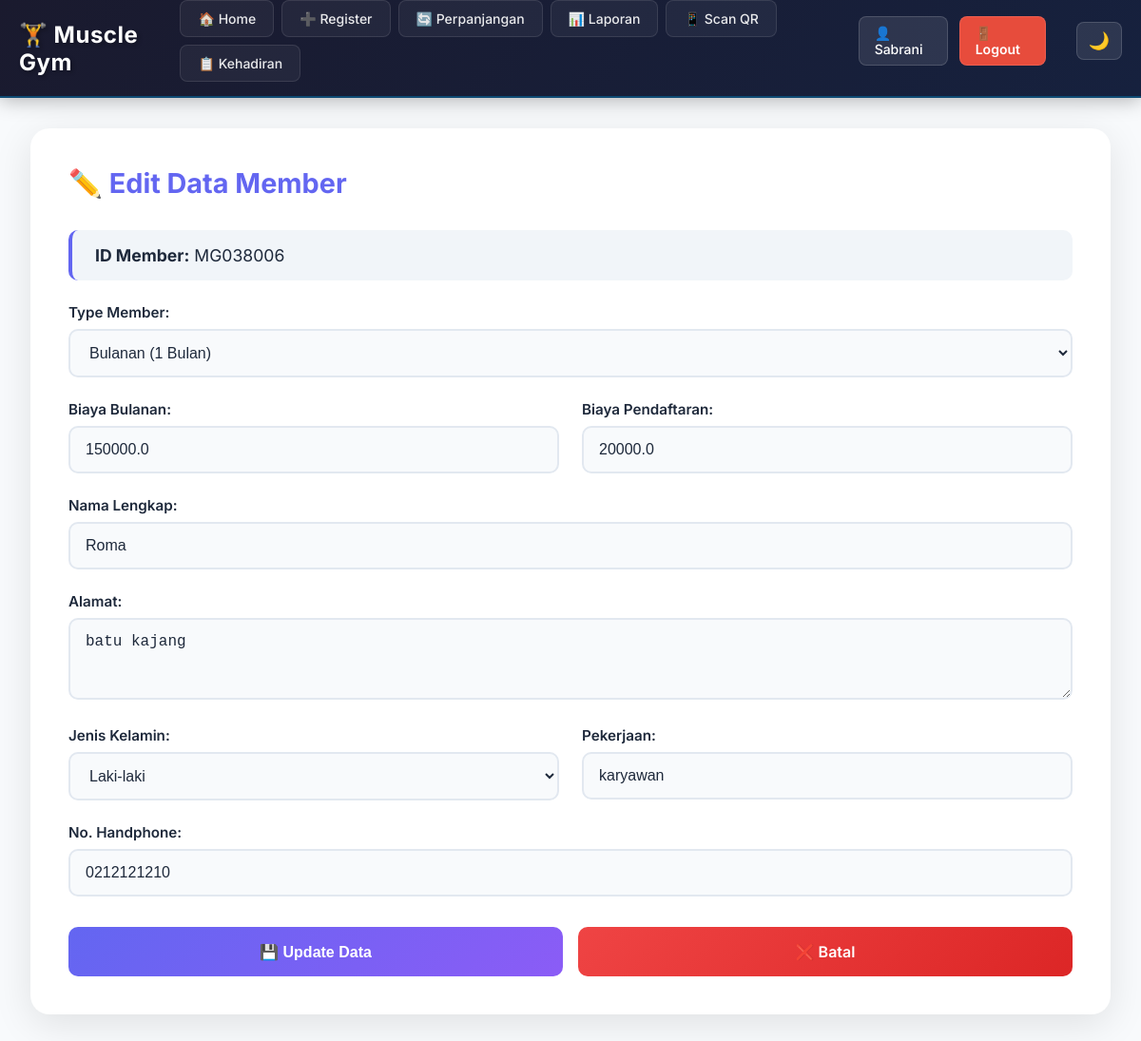
Page /edit/MG038006 (signed in) on the committed database.
### models.py (models this page shows, shortened)
class Member(db.Model):
    __tablename__ = 'members'
    id = db.Column(db.Integer, primary_key=True)
    member_id = db.Column(db.String(20), unique=True, nullable=False)
    tanggal_daftar = db.Column(db.DateTime, nullable=False, default=datetime.now)
    tanggal_expire = db.Column(db.DateTime, nullable=False)
    type_member = db.Column(db.String(50), nullable=False)
    biaya_bulanan = db.Column(db.Float, nullable=False)
    biaya_pendaftaran = db.Column(db.Float, nullable=False)
    total = db.Column(db.Float, nullable=False)
    nama = db.Column(db.String(100), nullable=False)
    alamat = db.Column(db.Text, nullable=False)
    jenis_kelamin = db.Column(db.String(20), nullable=False)
    pekerjaan = db.Column(db.String(100), nullable=False)
    no_handphone = db.Column(db.String(20), nullable=False)

### app.py (the view, shortened to what this page needs)
@app.route('/edit/<member_id>', methods=['GET', 'POST'])
@login_required
def edit_member(member_id):
    try:
        member = Member.query.filter_by(member_id=member_id).first()
        if not member:
            flash('Member tidak ditemukan!', 'error')
            return redirect(url_for('index'))
        return render_template('edit.html', member=member)
    except Exception as e:
        print(f"Error in edit_member: {e}")
        return f"<h1>Error: {str(e)}</h1><p><a href='/'>Back to Home</a></p>"

### app.py (called while the page is built)
def login_required(f):
    @wraps(f)
    def decorated_function(*args, **kwargs):
        if 'user_id' not in session:
            flash('Silakan login terlebih dahulu!', 'error')
            return redirect(url_for('login'))
        return f(*args, **kwargs)
    return decorated_function

### templates/edit.html (shortened to what this page needs)
<!DOCTYPE html>
<html lang="id">
<head>
    <link rel="stylesheet" href="{{ url_for('static', filename='style.css') }}">
</head>
<body>
    <nav>
        <div class="nav-container">
            <h1>🏋️ Muscle Gym</h1>
            <div class="nav-content">
                <ul>
                    <li><a href="{{ url_for('index') }}">🏠 Home</a></li>
                    <li><a href="{{ url_for('register') }}">➕ Register</a></li>
                    <li><a href="{{ url_for('perpanjangan') }}">🔄 Perpanjangan</a></li>
                    <li><a href="{{ url_for('laporan') }}">📊 Laporan</a></li>
                    <li><a href="{{ url_for('scan_qrcode') }}">📱 Scan QR</a></li>
                    <li><a href="{{ url_for('attendance_list') }}">📋 Kehadiran</a></li>
                </ul>
                <div class="user-info">
                    <a href="{{ url_for('profile') }}" class="user-name">👤 {{ session.nama_lengkap }}</a>
                    <a href="{{ url_for('logout') }}" class="btn-logout">🚪 Logout</a>
                </div>
                <button class="theme-toggle" onclick="toggleTheme()">
                    <span id="theme-icon">🌙</span>
                </button>
            </div>
        </div>
    </nav>
    <div class="container">
        <div class="form-container">
            <h2>✏️ Edit Data Member</h2>
            <div class="info-badge">
                <strong>ID Member:</strong> {{ member.member_id }}
            </div>
            <form method="POST" action="{{ url_for('edit_member', member_id=member.member_id) }}">
                <div class="form-group">
                    <label>Type Member:</label>
                    <select name="type_member" required>
                        <option value="bulanan" {% if member.type_member == 'bulanan' %}selected{% endif %}>Bulanan (1 Bulan)</option>
                    </select>
                </div>
                <div class="form-row">
                    <div class="form-group">
                        <label>Biaya Bulanan:</label>
                        <input type="number" name="biaya_bulanan" step="0.01" value="{{ member.biaya_bulanan }}" required>
                    </div>
                    <div class="form-group">
                        <label>Biaya Pendaftaran:</label>
                        <input type="number" name="biaya_pendaftaran" step="0.01" value="{{ member.biaya_pendaftaran }}" required>
                    </div>
                </div>
                <div class="form-group">
                    <label>Nama Lengkap:</label>
                    <input type="text" name="nama" value="{{ member.nama }}" required>
                </div>
                <div class="form-group">
                    <label>Alamat:</label>
                    <textarea name="alamat" rows="3" required>{{ member.alamat }}</textarea>
                </div>
                <div class="form-row">
                    <div class="form-group">
                        <label>Jenis Kelamin:</label>
                        <select name="jenis_kelamin" required>
                            <option value="Laki-laki" {% if member.jenis_kelamin == 'Laki-laki' %}selected{% endif %}>Laki-laki</option>
                        </select>
                    </div>
                    <div class="form-group">
                        <label>Pekerjaan:</label>
                        <input type="text" name="pekerjaan" value="{{ member.pekerjaan }}" required>
                    </div>
                </div>
                <div class="form-group">
                    <label>No. Handphone:</label>
                    <input type="tel" name="no_handphone" value="{{ member.no_handphone }}" required>
                </div>
                <div class="button-group">
                    <button type="submit" class="btn-submit">💾 Update Data</button>
                    <a href="{{ url_for('index') }}" class="btn-cancel">❌ Batal</a>
                </div>
            </form>
        </div>
    </div>
</body>
</html>

### rows in the picture
Member: member_id "MG038006", type_member "Bulanan (1 Bulan)", biaya_bulanan "150000.0", biaya_pendaftaran "20000.0", nama "Roma", alamat "batu kajang", jenis_kelamin "Laki-laki", pekerjaan "karyawan", no_handphone "0212121210"

### other values in the picture
{{ session.nama_lengkap }} "Sabrani"
